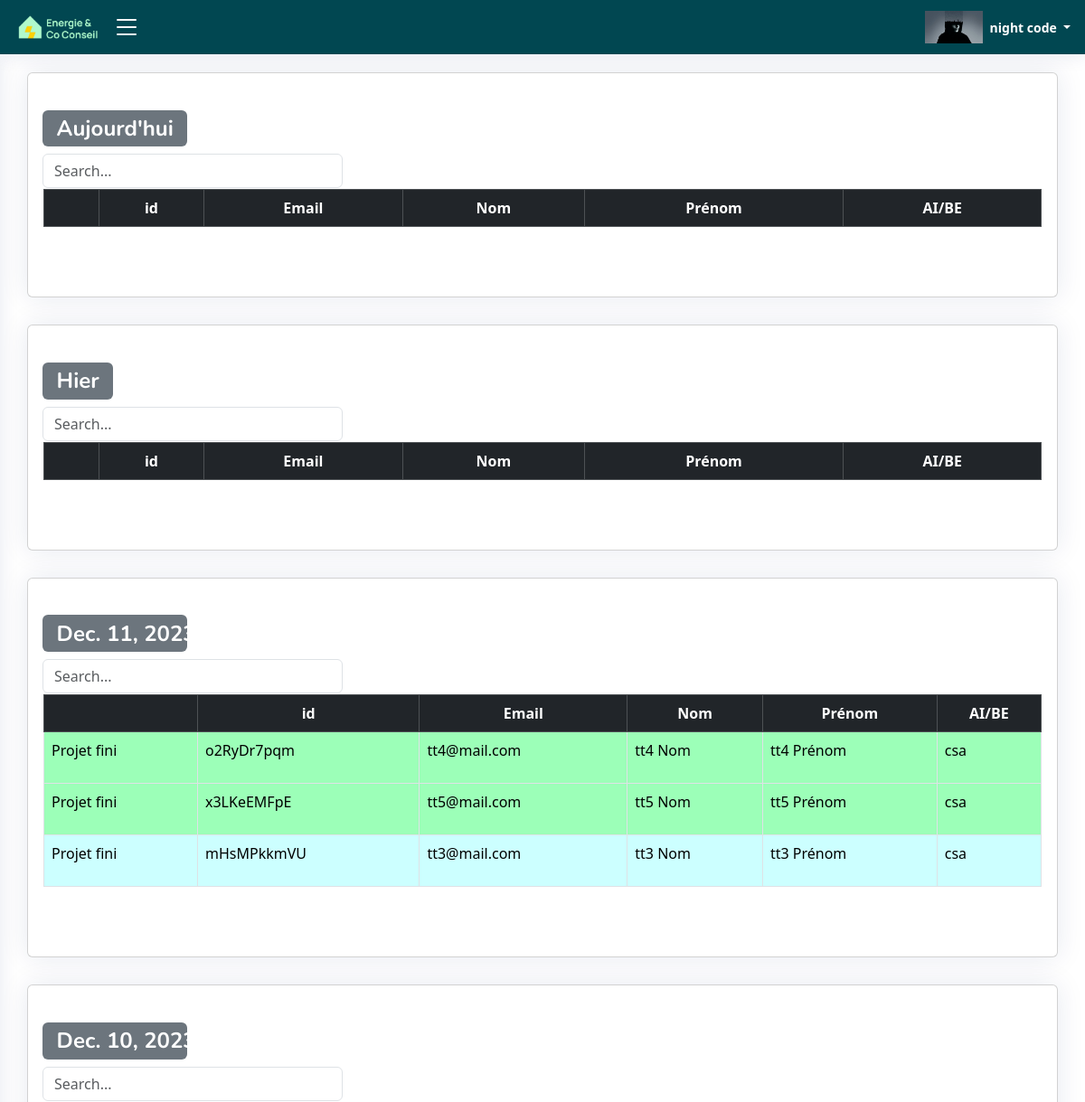
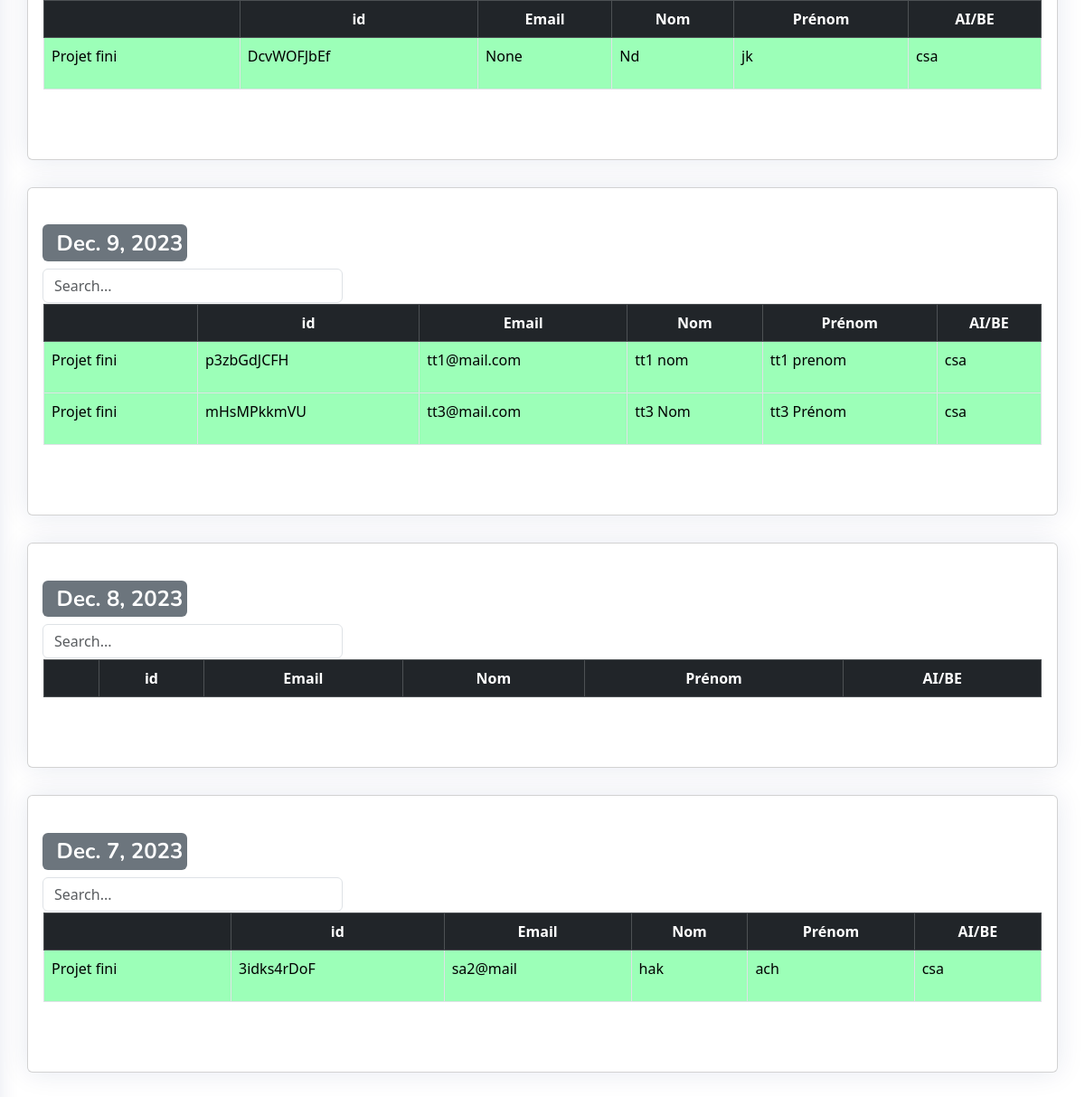
/Auditor_Task_Summary_BY_A/night@gmail.com/ (signed in), run on an earlier commit of the app's database (2 pictures, top to bottom).
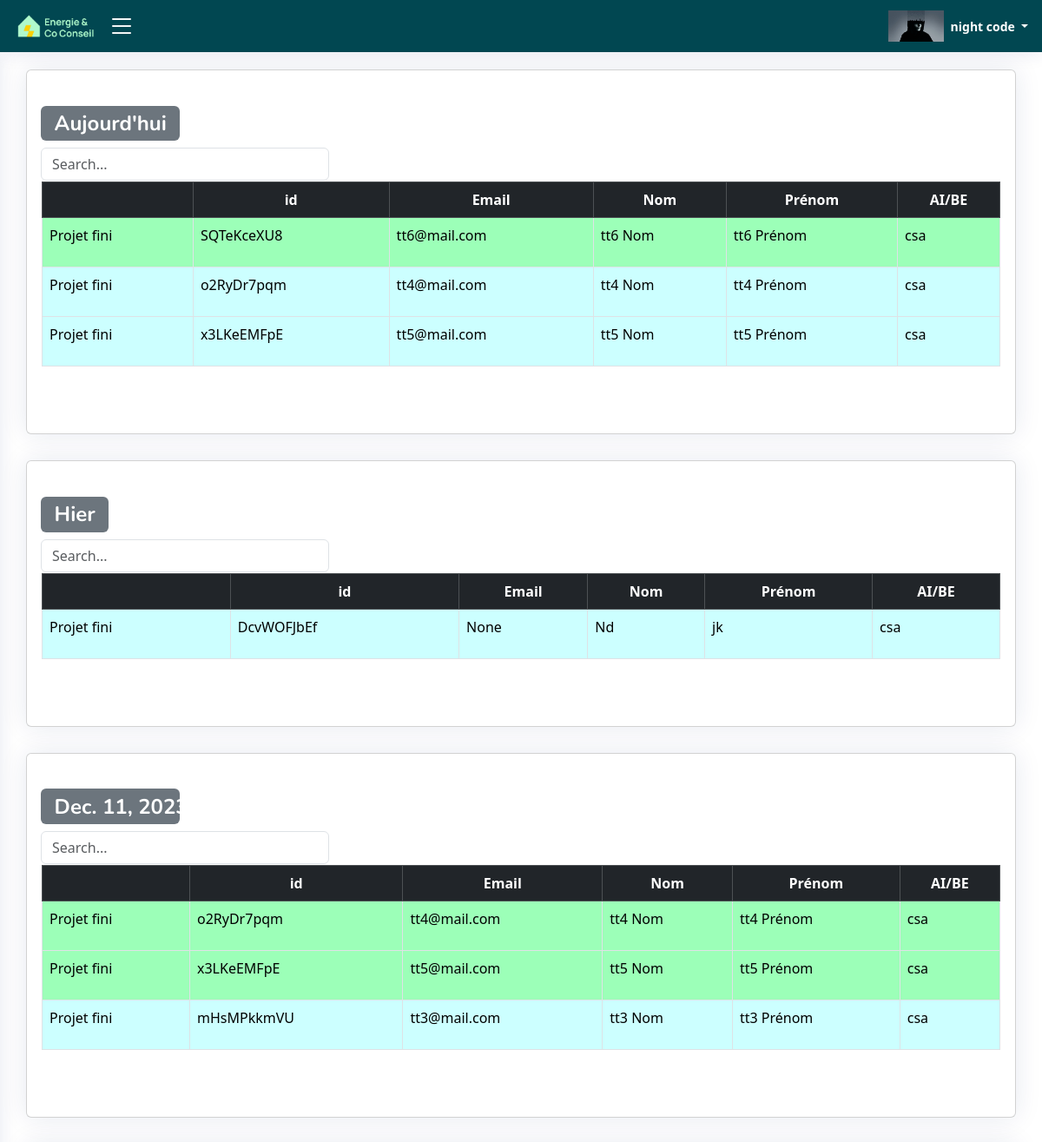
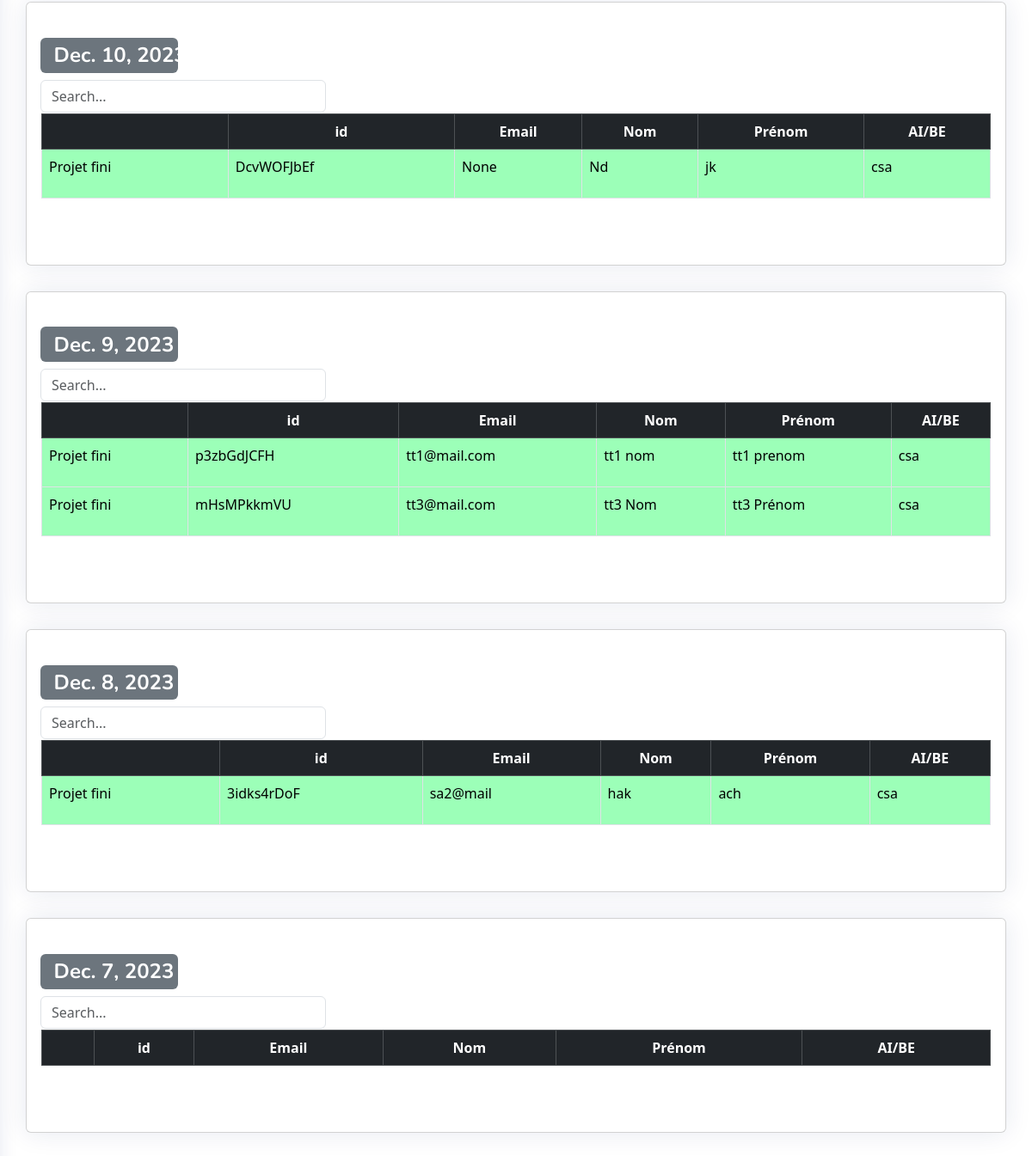
And on a later commit of the database (2 pictures, top to bottom).
### ERapp/models.py (models this page shows, shortened)
class TableData001(models.Model):
    cell_id = models.CharField(max_length=255,blank=True)
    firstname = models.CharField(max_length=255,blank=True)
    lastname = models.CharField(max_length=255,blank=True)
    address = models.CharField(max_length=255,blank=True)
    email = models.CharField(max_length=255,blank=True)
    num = models.CharField(max_length=255,blank=True)
    precaite = models.CharField(max_length=255,blank=True)
    vt = models.FileField(upload_to='uploads/files',blank=True)
    etat_vt = models.CharField(default="En cours",max_length=255,blank=True)
    etat = models.CharField(default="A realiser",max_length=255,blank=True)
    tp = models.CharField(max_length=255,blank=True)
    auditV1 = models.FileField(upload_to='uploads/files/%Y/%m/%d/',blank=True)
    auditV2 = models.FileField(upload_to='uploads/files/%Y/%m/%d/',blank=True)
    auditV3 = models.FileField(upload_to='uploads/files/%Y/%m/%d/',blank=True)
    cofrac = models.CharField(max_length=255,blank=True)
    paiement = models.BooleanField(default=False)
    auditeur = models.CharField(max_length=255,blank=True)
    agent= models.CharField(max_length=255,blank=True,null=True)
    bureau_d_etude = models.CharField(max_length=255,blank=True,null=True)
    be = models.BooleanField(default=False)
    ai = models.BooleanField(default=False)
    creation_time = models.DateTimeField(auto_now_add=True, blank = True)
    Envoye_time = models.DateTimeField(null=True, blank=True, default=None)
    Envoye_time_checker = models.BooleanField(default=False)
    Envoye_by_user= models.CharField(max_length=255,blank=True,null=True)
    fini_time = models.DateTimeField(null=True, blank=True, default=None)
    fini_time_checker = models.BooleanField(default=False)
    fini_by_user=models.CharField(max_length=255,blank=True,null=True)
    Modification_Faite_time = models.DateTimeField(null=True, blank=True, default=None)
    Modification_Faite_time_checker = models.BooleanField(default=False)
    Modification_Faite_time_checker_2 = models.BooleanField(default=False)
    Modification_Faite_by_user=models.CharField(max_length=255,blank=True,null=True)

### ERapp/views.py (the view)
# urls.py: path('Auditor_Task_Summary_BY_A/<str:auditeur_email>/',Auditor_Task_Summary_BY_A ,name="Auditor_Task_Summary_BY_A"),
@login_required
def Auditor_Task_Summary_BY_A(request,auditeur_email):
    table_index_=[{'index':1,'state':"Aujourd'hui"},
                 {'index':2,'state':"Hier"},
                 {'index':3,'state':""},
                 {'index':4,'state':""},
                 {'index':5,'state':""},
                 {'index':6,'state':""},
                 {'index':7,'state':""}]
    table_index=[]
    fini_result={}
    envoye_result={}
    Modification_Faite_result={}
    days_of_week = ['day-7', 'day-6', 'day-5', 'day-4', 'day-3', 'day-2','day-1']
    current_date = timezone.now().date()
    current_weekday = 6
    k=int(current_weekday)
    for day_offset in range(current_weekday +1):
        start_date = current_date - timedelta(days=day_offset)
        end_date = start_date - timedelta(days=1)
        table_index.append({'index':k,'state':start_date})
        count1 = TableData001.objects.filter(fini_time__range=(end_date, start_date),fini_time_checker=True,fini_by_user=auditeur_email)
        count2 = TableData001.objects.filter(Envoye_time__range=(start_date, end_date),Envoye_time_checker=True,Envoye_by_user=auditeur_email)
        count3 = TableData001.objects.filter(Modification_Faite_time__range=(end_date, start_date),Modification_Faite_time_checker=True,Modification_Faite_by_user=auditeur_email)
        fini_result[days_of_week[k]] = count1
        envoye_result[days_of_week[k]] = count2
        Modification_Faite_result[days_of_week[k]] = count3
        k-=1
    day_0 = timezone.now().date() + timedelta(days=1)
    day_1 = day_0 - timedelta(days=1)
    day_2 = day_0 - timedelta(days=2)
    day_3 = day_0 - timedelta(days=3)
    day_4 = day_0 - timedelta(days=4)
    day_5 = day_0 - timedelta(days=5)
    day_6 = day_0 - timedelta(days=6)
    day_7 = day_0 - timedelta(days=7)
    data=[]
    table_index_2=[]
    day_1_fini_time = TableData001.objects.filter(fini_time__range=[day_1, day_0],fini_time_checker=True,fini_by_user=auditeur_email)
    day_2_fini_time = TableData001.objects.filter(fini_time__range=[day_2, day_1],fini_time_checker=True,fini_by_user=auditeur_email)
    day_3_fini_time = TableData001.objects.filter(fini_time__range=[day_3, day_2],fini_time_checker=True,fini_by_user=auditeur_email)
    day_4_fini_time = TableData001.objects.filter(fini_time__range=[day_4, day_3],fini_time_checker=True,fini_by_user=auditeur_email)
    day_5_fini_time = TableData001.objects.filter(fini_time__range=[day_5, day_4],fini_time_checker=True,fini_by_user=auditeur_email)
    day_6_fini_time = TableData001.objects.filter(fini_time__range=[day_6, day_5],fini_time_checker=True,fini_by_user=auditeur_email)
    day_7_fini_time = TableData001.objects.filter(fini_time__range=[day_7, day_6],fini_time_checker=True,fini_by_user=auditeur_email)
    days_of_week = ['day_7', 'day_6', 'day_5', 'day_4', 'day_3', 'day_2','day_1']
    Envoye_time={}
    day_0 = timezone.now().date() + timedelta(days=1)
    j=1
    for i in range(7):
        start_date = day_0 - timedelta(days=i)
        end_date = day_0 - timedelta(days=i+1)
        day_fini_time = TableData001.objects.filter(fini_time__range=[end_date, start_date],fini_time_checker=True,fini_by_user=auditeur_email)
        day_Envoye_time = TableData001.objects.filter(Envoye_time__range=[end_date , start_date ],Envoye_time_checker=True,Envoye_by_user=auditeur_email)
        day_Modification_Faite_result_time = TableData001.objects.filter(Modification_Faite_time__range=[end_date , start_date ],Modification_Faite_time_checker=True,Modification_Faite_by_user=auditeur_email)
        table_index_2.append({'state':end_date,
                              'index':j,
                            'fini_result':day_fini_time,
                            'envoye_result':day_Envoye_time,
                            'Modification_Faite_result':day_Modification_Faite_result_time})
        j+=1
    data.append({'email':auditeur_email,#'first_name':audi.first_name,'last_name':audi.last_name,
                'fini_result':fini_result,
                'envoye_result':envoye_result,
                'Modification_Faite_result':Modification_Faite_result})
    return render(request, 'html/Auditeur_state_by_a.html',{'data':data,
                                                       'table_index':table_index,
                                                       'table_index_2':table_index_2,
                                                       "day_1_fini_time":day_1_fini_time,
                                                        "day_2_fini_time":day_2_fini_time,
                                                        'day_3_fini_time':day_3_fini_time,
                                                        'day_4_fini_time':day_4_fini_time,
                                                        'day_5_fini_time':day_5_fini_time,
                                                        'day_6_fini_time':day_6_fini_time,
                                                        'day_7_fini_time':day_7_fini_time,
                                                        } )

### ERapp/templates/html/Auditeur_state_by_a.html (shortened to what the changed rows need)
{% load static %}
{% load l10n %}
{% load humanize %}
<!DOCTYPE html>
<html lang="fr">
<head>
  <link rel="stylesheet" href="https://cdnjs.cloudflare.com/ajax/libs/font-awesome/5.15.3/css/all.min.css">
  <link href="{% static 'css/style.css' %}" rel="stylesheet" type="text/css">
  <link href="{% static 'vendor/bootstrap/css/bootstrap.min.css' %}" rel="stylesheet">
  <link href="{% static 'vendor/bootstrap-icons/bootstrap-icons.css' %}" rel="stylesheet">
  <link href="{% static 'vendor/boxicons/css/boxicons.min.css' %}" rel="stylesheet">
  <link href="{% static 'vendor/quill/quill.snow.css' %}" rel="stylesheet">
  <link href="{% static 'vendor/quill/quill.bubble.css' %}" rel="stylesheet">
  <link href="{% static 'vendor/remixicon/remixicon.css' %}" rel="stylesheet">
  <link href="{% static 'vendor/simple-datatables/style.css' %}" rel="stylesheet">
</head>
<body onload="load()">
  {% if user.is_authenticated and "auditeur" in user.role and "a1" in user.role  %}
  <main id="main" class="main">
    <section class="section">
        {% for k  in table_index_2 %}
          <div class="row">
            <div class="col-12">
              <div class="card recent-sales">
                <div class="card-body">
                    {% if k.index == 1 %}
                        <h2><span class="badge bg-secondary">Aujourd'hui</span></h2>
                    {% else %}
                        {% if k.index == 2 %}
                            <h2><span class="badge bg-secondary">Hier</span></h2>
                        {% else %}
                            <h2><span class="badge bg-secondary" style="width:100%;">{{k.state}}</span></h2>
                        {% endif %}
                    {% endif %}
                  <input class="form-control" type="text" id="filterInput_{{ k.index }}" placeholder="Search..." style="width:30%;min-width:100px;">
                  <div class="overflow-auto" style="padding:1px;">
                    <form method="post"  enctype="multipart/form-data" id="myForm">
                      <table class="table  table-hover  table-bordered table_Auditeur_state" id="tableDATA_{{k.index}}" cellspacing="0" >
                        <thead class="table-dark table_Auditeur_state_thead">
                          <tr class="table_Auditeur_state_tr">
                            <th ></th>
                            <th >id</th>
                            <th >Email</th>
                            <th >Nom</th>
                            <th >Prénom</th>
                            <th >AI/BE</th>
                          </tr>
                        </thead>
                        <tbody  class="table-bordered" id="myTable_{{k.index}}" >
                          {% for D in k.fini_result  %}
                            <tr id="myTable_{{k.index}}" class="tr_fini">
                                <td>Projet fini</td>
                                <td><p>{{ D.cell_id}}</p></td>
                                <td><p>{{ D.email }}</p></td>
                                <td><p>{{ D.lastname  }}</p></td>
                                <td><p>{{ D.firstname  }}</p></td>
                                {% if D.be %}
                                    <td><p>{{ D.bureau_d_etude  }}</p></td>
                                {% endif %}
                                {% if D.ai %}
                                    <td><p>{{ D.agent  }}</p></td>
                                {% endif %}
                            </tr>
                          {% endfor %}
                          {% for D in k.Modification_Faite_result  %}
                            <tr id="myTable_{{k.index}}" class="tr_Modification_Faite_result" >
                                <td>Projet fini</td>
                                <td><p>{{ D.cell_id}}</p></td>
                                <td><p>{{ D.email }}</p></td>
                                <td><p>{{ D.lastname  }}</p></td>
                                <td><p>{{ D.firstname  }}</p></td>
                                {% if D.be %}
                                    <td><p>{{ D.bureau_d_etude  }}</p></td>
                                {% endif %}
                            </tr>
                          {% endfor %}
                        </tbody>
                      </table>
                    </form>
                  </div>
                </div>
              </div>
            </div>
          </div>
        {% endfor %}
    </section>
    </main>
  {% else %}
  <script>
    window.location.href = "{% url 'not_logged_in' %}";
  </script>
  {% endif %}
</body>
</html>

What changed in the data, as far as the page shows it:
now on this page (row edited): TableData001: cell_id "SQTeKceXU8", email "tt6@mail.com", lastname "tt6 Nom", firstname "tt6 Prénom", bureau_d_etude "csa"
now on one of the page's lists (row edited): TableData001: cell_id "o2RyDr7pqm", email "tt4@mail.com", lastname "tt4 Nom", firstname "tt4 Prénom", bureau_d_etude "csa"
now on one of the page's lists (row edited): TableData001: cell_id "x3LKeEMFpE", email "tt5@mail.com", lastname "tt5 Nom", firstname "tt5 Prénom", bureau_d_etude "csa"
now on one of the page's lists (row edited): TableData001: cell_id "DcvWOFJbEf", email "None", lastname "Nd", firstname "jk", bureau_d_etude "csa"
changed TableData001 "3idks4rDoF": moves from the list under "Dec. 7, 2023" to the list under "Dec. 8, 2023"
